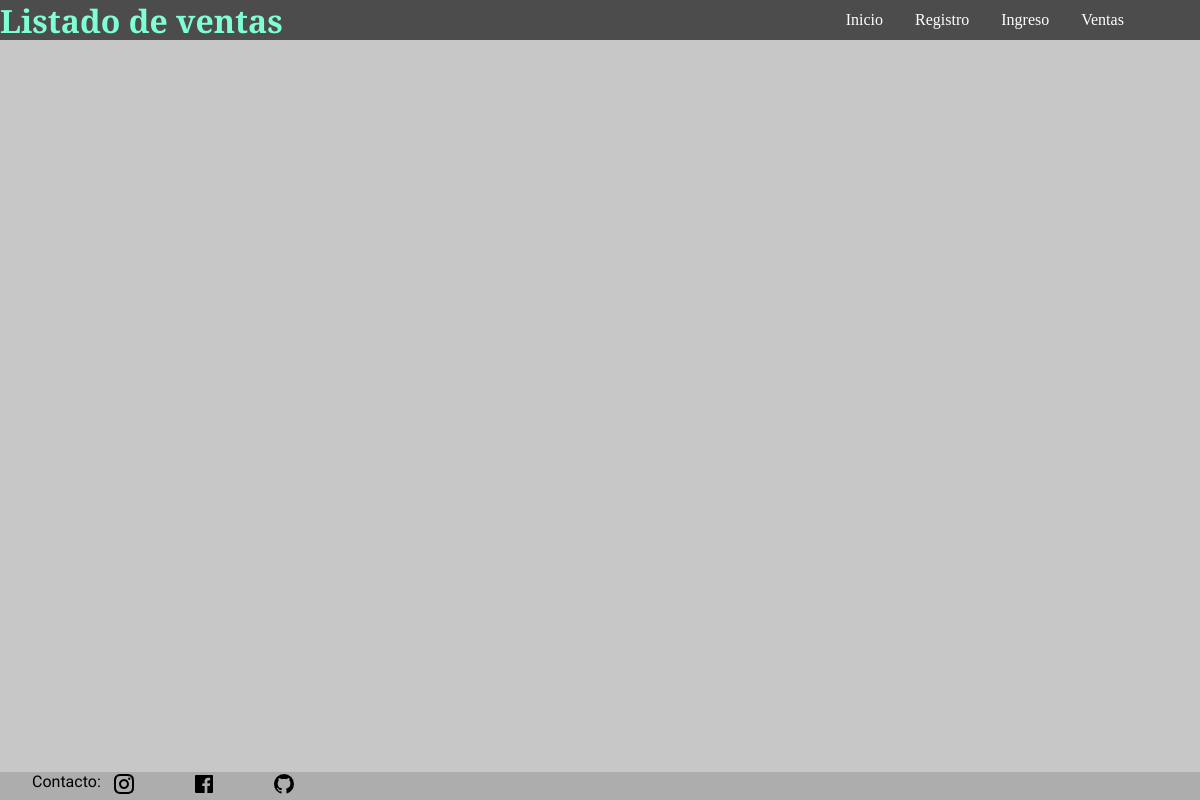
The page /ventas/ventas/lista_ventas on the database as committed earlier.
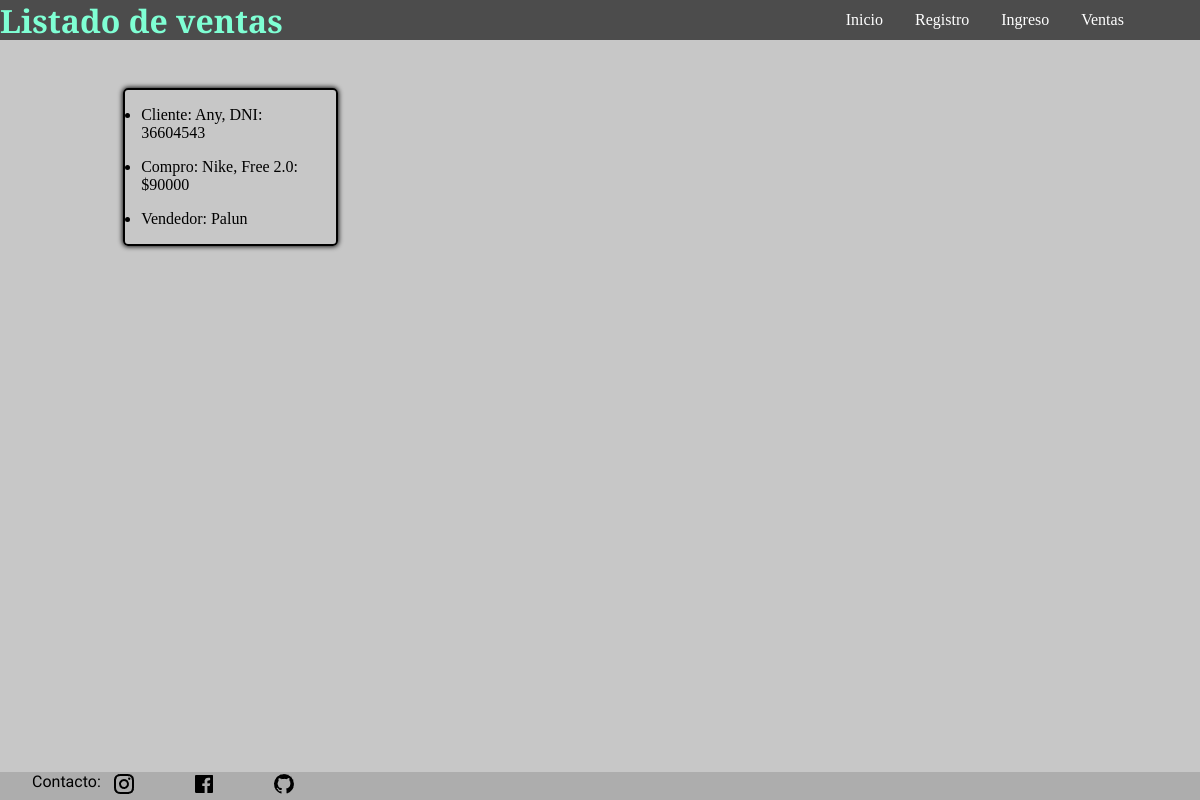
The same page on the database as committed later.
### ventas/models.py (models this page shows, shortened)
class Venta(models.Model):
    producto = models.ForeignKey(NuevoProducto, on_delete=models.PROTECT)
    cliente = models.ForeignKey(NuevoCliente, on_delete=models.PROTECT)
    vendedor = models.ForeignKey(Usuario,on_delete=models.PROTECT)
    fecha_hora = models.DateTimeField(auto_now_add=True)
    class Meta:
        verbose_name = 'Venta'
        verbose_name_plural = 'Ventas'

class NuevoCliente(models.Model):
    nombre = models.CharField(max_length=50)
    DNI = models.CharField(max_length=8,validators=[RegexValidator(r'^\d{7,8}$', 'Ingrese un máximo de 8 dígitos.')], unique=True, error_messages={'unique': 'El DNI debe ir sin puntos'})
    fecha_nacimiento = models.DateField()
    direccion = models.CharField(max_length=100)
    localidad = models.ForeignKey(Localidad, on_delete=models.SET_NULL, null=True, blank=True)
    def __str__(self):
        return f'{self.nombre}, DNI: {self.DNI}'
    class Meta:
        verbose_name = 'Cliente'
        verbose_name_plural = 'Clientes'

class NuevoProducto(models.Model):
    nombre = models.CharField(max_length=100, unique=True, error_messages={'unique': 'Ese producto ya esta registrado.'})
    marca = models.ForeignKey(Marca, on_delete=models.CASCADE, null=True, blank=True)
    precio = models.IntegerField()
    def __str__(self):
        return f'{self.marca}, {self.nombre}: ${self.precio}'
    class Meta:
        verbose_name = 'Producto'
        verbose_name_plural = 'Productos'

class Marca(models.Model):
    nombre = models.CharField(max_length=100, unique=True, error_messages={'unique': 'Esa marca ya esta registrada.'})
    pais_origen = models.ForeignKey(Pais, on_delete=models.CASCADE, null=True, blank=True)
    def __str__(self):
        return self.nombre
    class Meta:
        verbose_name = 'Marca'
        verbose_name_plural = 'Marcas'

### ingreso/models.py (models this page shows)
class Usuario(models.Model):
    nombre = models.CharField(max_length=50, verbose_name='Nombre')
    nacimiento = models.DateField(verbose_name='Fecha de nacimiento')
    puesto = models.CharField(max_length=50, verbose_name='Puesto')
    fecha_ingreso = models.DateField(verbose_name='Ingreso a la empresa')
    def __str__(self):
        return self.nombre
    class Meta:
        verbose_name = "usuario"
        verbose_name_plural = "usuarios"

### ventas/views.py (the view)
# urls.py: path('ventas/lista_ventas', listaventas, name='lista_ventas'),
def listaventas(request):
    lista_ventas = Venta.objects.all()
    return render(request, 'ventas/lista_ventas.html', {'lista_ventas': lista_ventas})

### ventas/templates/ventas/lista_ventas.html (shortened to what this page needs)
{% extends 'core/base.html' %}
{% block content %}
    <nav class="contenedor_nav">
        <div class="navegador">
            <h2 class="titulo">Listado de ventas</h2>
        </div>
        <div class="links">
            <p><a href="{% url 'core:index' %}" class="link">Inicio</a></p>
            <p><a href="{% url 'ingreso:registro_index' %}" class="link">Registro</a></p>
            <p><a href="{% url 'ingreso:index' %}" class="link">Ingreso</a></p>
            <p><a href="{% url 'ventas:index' %}" class="link">Ventas</a></p>
        </div>
    </nav>
    <div class="cuerpo">
        <main class="principal">
            <div class="lista_ventas">
                {% for lista in lista_ventas %}
                <ul class="lista">
                    <li>Cliente: {{ lista.cliente }}</li>
                    <li>Compro: {{lista.producto}}</li>
                    <li>Vendedor: {{lista.vendedor}}</li>
                </ul>
                <br>
                {% endfor %}
            </div>
        </main>
    </div>
{% endblock content %}

### core/templates/core/base.html (shortened to what this page needs)
{% load static %}
<!DOCTYPE html>
<html lang="es">
<head>
    <link rel="stylesheet" href="{% static 'css/style.css' %}">
</head>
<body>
    <div class="todo">
        {% block content %}
        {% endblock content %}
        <footer class="pie">
            <p class="contacto">Contacto: </p>
            <a href="https://www.instagram.com/palun77/" target="_blank" rel="noopener noreferrer" ><img src="{% static 'img/instagram-line.png' %}" alt="" height="" width="" class="instagram"></a>
            <a href="https://www.facebook.com/PALUN.7" target="_blank" rel="noopener noreferrer" ><img src="{% static 'img/facebook.png' %}" alt="" height="" width="" class="facebook"></a>
            <a href="https://github.com/Palun7/" target="_blank" rel="noopener noreferrer" ><img src="{% static 'img/github.png' %}" alt="" height="" width="" class="github"></a>
        </footer>
    </div>
</body>
</html>

### core/static/css/style.css (style rules this page uses)
* { padding: 0; margin: 0; font-family: "Crimson Text", serif; }
body { min-height: 100vh; display: grid; background-color: rgb(199, 199, 199); }
.todo { display: flex; flex-flow: column; }
.contenedor_nav { display: flex; align-items: center; height: 2vh; transition-duration: .5s; background-color: rgb(76, 76, 76); }
.links { padding-right: 3rem; }
.link { text-decoration: none; color: rgb(255, 255, 255); transition-duration: .5s; }
.navegador { flex-grow: 20; align-content: center; }
.titulo { font-size: 1rem; color: aquamarine; transition-duration: .5s; }
.cuerpo { display: flex; flex-grow: 2; height: 90vh; }
.principal { display: grid; grid-template-rows: repeat(10, 1fr); grid-template-columns: repeat(10, 1fr); gap: 2rem; padding-top: 3rem; }
.links { display: flex; flex-grow: 1; gap: 2rem; }
.pie { background-color: rgb(173, 173, 173); display: grid; grid-template-columns: 5rem 5rem 5rem 5rem repeat(10, 1fr); padding-left: 2rem; }
.instagram { transition-duration: .5s; }
.facebook { transition-duration: .5s; }
.github { transition-duration: .5s; }
.contacto { font-family: "Poetsen One", sans-serif; color: black; }
.lista_ventas { grid-column-start: 2; grid-column-end: 4; }
.lista { display: flex; flex-flow: column; border: solid 2px black; border-radius: 5px; box-shadow: 0px 0px 5px .5px black; padding: 1rem; gap: 1rem; }

Rows that differ between the two databases and show on the page:
added Venta: cliente "Any, DNI: 36604543", producto "Nike, Free 2.0: $90000", vendedor "Palun"
